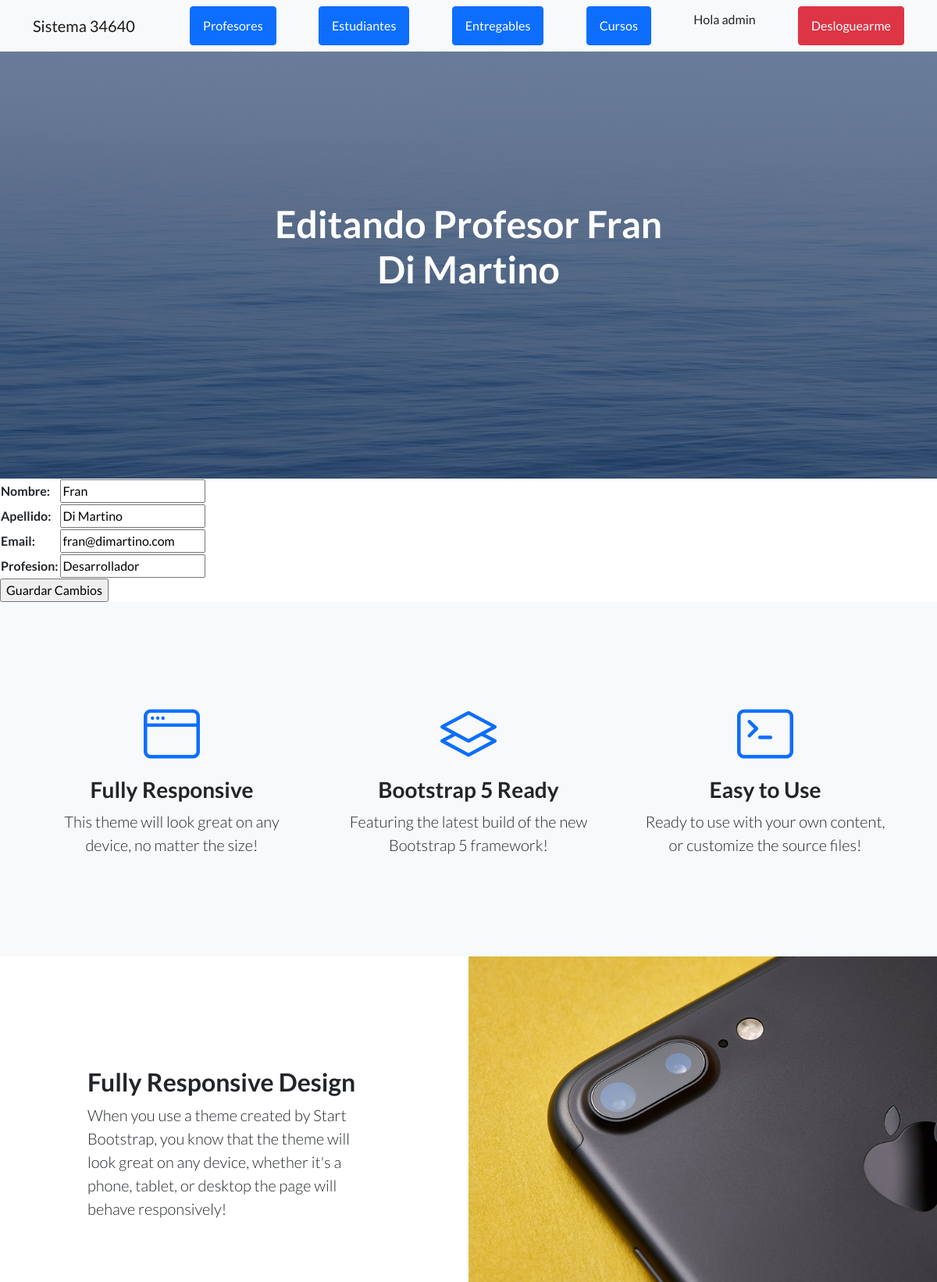
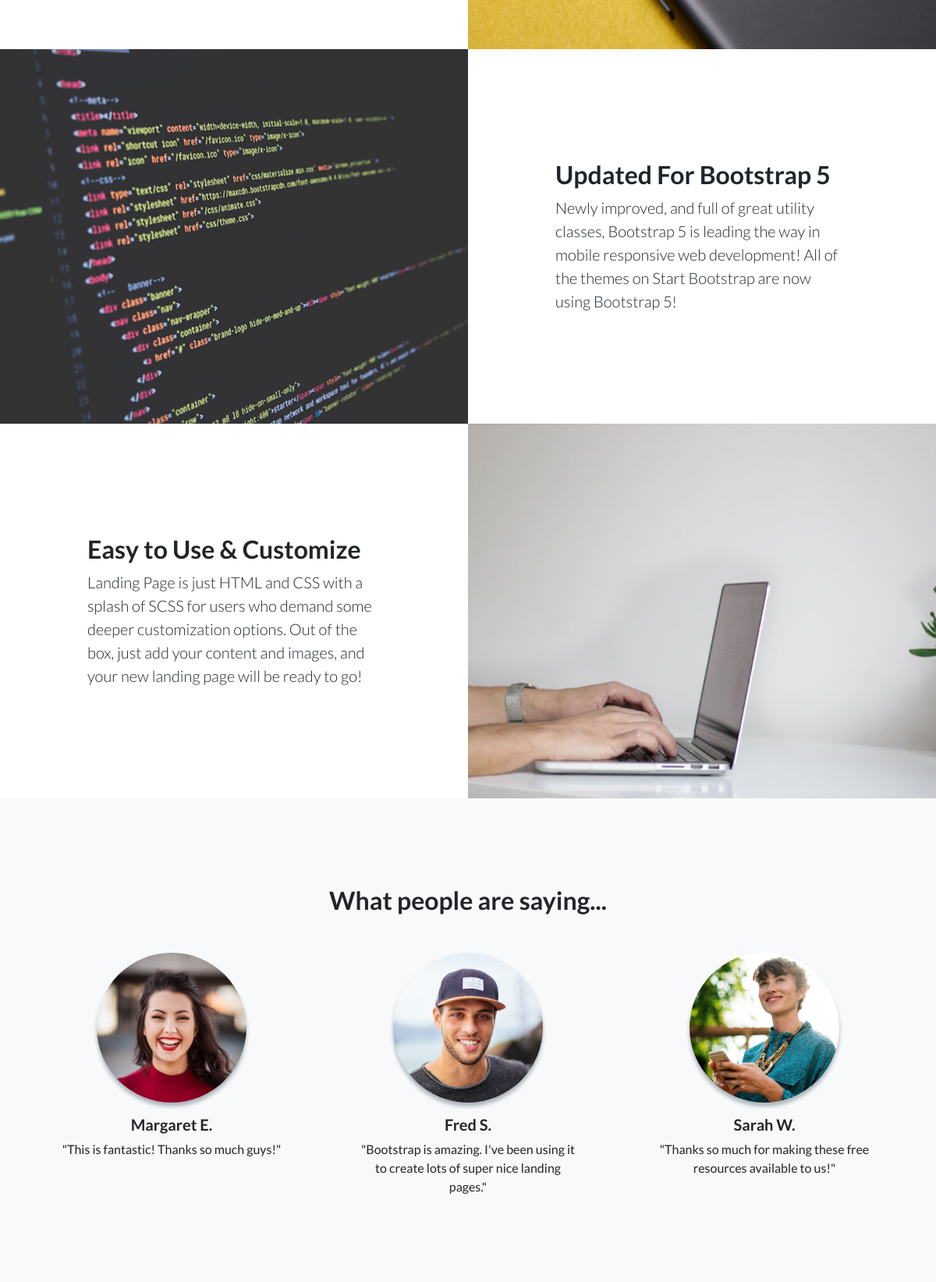
The app's page /AppCoder/editarProfesor/3 (signed in, upper part) with its own data (2 pictures, top to bottom).
### AppCoder/models.py (models this page shows)
class Profesor(models.Model):
    nombre= models.CharField(max_length=50)
    apellido= models.CharField(max_length=50)
    email= models.EmailField()
    profesion= models.CharField(max_length=50)
    def __str__(self):
        return self.nombre+" "+self.apellido

### AppCoder/views.py (the view)
# urls.py: path("editarProfesor/<id>", editarProfesor, name="editarProfesor"),
@login_required
def editarProfesor(request, id):
    profesor=Profesor.objects.get(id=id)
    if request.method=="POST":
        form=ProfeForm(request.POST)
        print(form)
        if form.is_valid():
            informacion=form.cleaned_data
            print(informacion)
            profesor.nombre=informacion["nombre"]
            profesor.apellido=informacion["apellido"]
            profesor.email=informacion["email"]
            profesor.profesion=informacion["profesion"]
            profesor.save()
            profesores=Profesor.objects.all()
            return render (request, "Appcoder/leerProfesores.html", {"mensaje": "PROFESOR EDITADO CORRECTAMENTE!!", "profesores":profesores})
    else:
        formulario= ProfeForm(initial={"nombre":profesor.nombre, "apellido":profesor.apellido, "email":profesor.email, "profesion":profesor.profesion})
    return render(request, "AppCoder/editarProfesor.html", {"form":formulario, "profesor":profesor})

### AppCoder/forms.py
class ProfeForm(forms.Form):
    nombre = forms.CharField(max_length=50)
    apellido = forms.CharField(max_length=50)
    email = forms.EmailField()
    profesion = forms.CharField(max_length=50)

### AppCoder/templates/AppCoder/editarProfesor.html
{% extends "AppCoder/padre.html" %}
{% load static %}
{% block titulo %}
<h1 class="mb-5">Editando Profesor {{ profesor }}</h1>
{% endblock %}
{% block contenido_que_cambia %}
<form action="{% url 'editarProfesor' profesor.id %}" method="POST"> {% csrf_token %}
    <table>
        {{ form.as_table }}
    </table>
    <input type="submit" value="Guardar Cambios">
    </form>
{% endblock %}

### AppCoder/templates/AppCoder/padre.html (shortened to what this page needs)
<!DOCTYPE html>
<html lang="en">
    <head>
        {% load static %}
        <link href="https://cdn.jsdelivr.net/npm/bootstrap-icons@1.5.0/font/bootstrap-icons.css" rel="stylesheet" type="text/css" />
        <link href="{% static 'AppCoder/css/styles.css' %}" rel="stylesheet" />
    </head>
    <body>
        <nav class="navbar navbar-light bg-light static-top">
            <div class="container">
                <a class="navbar-brand" href="{% url 'inicio' %}">Sistema 34640</a>
                <a class="btn btn-primary" href="{% url 'profesores' %}">Profesores</a>
                <a class="btn btn-primary" href="{% url 'estudiantes' %}">Estudiantes</a>
                <a class="btn btn-primary" href="{% url 'entregables' %}">Entregables</a>
                <a class="btn btn-primary" href="{% url 'cursos' %}">Cursos</a>
                {% if user.is_authenticated %}
                <p> Hola {{ user.username }}</p>
                <a class="btn btn-danger" href="{% url 'logout' %}">Desloguearme</a>
                {% else %}
                <a class="btn btn-primary" href="{% url 'login' %}">Login</a>
                {% endif %}
            </div>
        </nav>
        <header class="masthead">
            <div class="container position-relative">
                <div class="row justify-content-center">
                    <div class="col-xl-6">
                        <div class="text-center text-white">
                            {% block titulo %}
                            {% endblock %}
                        </div>
                    </div>
                </div>
            </div>
        </header>
        {% block contenido_que_cambia %}
        {% endblock %}
        <section class="features-icons bg-light text-center">
            <div class="container">
                <div class="row">
                    <div class="col-lg-4">
                        <div class="features-icons-item mx-auto mb-5 mb-lg-0 mb-lg-3">
                            <div class="features-icons-icon d-flex"><i class="bi-window m-auto text-primary"></i></div>
                            <h3>Fully Responsive</h3>
                            <p class="lead mb-0">This theme will look great on any device, no matter the size!</p>
                        </div>
                    </div>
                    <div class="col-lg-4">
                        <div class="features-icons-item mx-auto mb-5 mb-lg-0 mb-lg-3">
                            <div class="features-icons-icon d-flex"><i class="bi-layers m-auto text-primary"></i></div>
                            <h3>Bootstrap 5 Ready</h3>
                            <p class="lead mb-0">Featuring the latest build of the new Bootstrap 5 framework!</p>
                        </div>
                    </div>
                    <div class="col-lg-4">
                        <div class="features-icons-item mx-auto mb-0 mb-lg-3">
                            <div class="features-icons-icon d-flex"><i class="bi-terminal m-auto text-primary"></i></div>
                            <h3>Easy to Use</h3>
                            <p class="lead mb-0">Ready to use with your own content, or customize the source files!</p>
                        </div>
                    </div>
                </div>
            </div>
        </section>
        <section class="showcase">
            <div class="container-fluid p-0">
                <div class="row g-0">
                    <div class="col-lg-6 order-lg-2 text-white showcase-img" style="background-image: url('assets/img/bg-showcase-1.jpg')"></div>
                    <div class="col-lg-6 order-lg-1 my-auto showcase-text">
                        <h2>Fully Responsive Design</h2>
                        <p class="lead mb-0">When you use a theme created by Start Bootstrap, you know that the theme will look great on any device, whether it's a phone, tablet, or desktop the page will behave responsively!</p>
                    </div>
                </div>
                <div class="row g-0">
                    <div class="col-lg-6 text-white showcase-img" style="background-image: url('assets/img/bg-showcase-2.jpg')"></div>
                    <div class="col-lg-6 my-auto showcase-text">
                        <h2>Updated For Bootstrap 5</h2>
                        <p class="lead mb-0">Newly improved, and full of great utility classes, Bootstrap 5 is leading the way in mobile responsive web development! All of the themes on Start Bootstrap are now using Bootstrap 5!</p>
                    </div>
                </div>
                <div class="row g-0">
                    <div class="col-lg-6 order-lg-2 text-white showcase-img" style="background-image: url('assets/img/bg-showcase-3.jpg')"></div>
                    <div class="col-lg-6 order-lg-1 my-auto showcase-text">
                        <h2>Easy to Use & Customize</h2>
                        <p class="lead mb-0">Landing Page is just HTML and CSS with a splash of SCSS for users who demand some deeper customization options. Out of the box, just add your content and images, and your new landing page will be ready to go!</p>
                    </div>
                </div>
            </div>
        </section>
        <section class="testimonials text-center bg-light">
            <div class="container">
                <h2 class="mb-5">What people are saying...</h2>
                <div class="row">
                    <div class="col-lg-4">
                        <div class="testimonial-item mx-auto mb-5 mb-lg-0">
                            <img class="img-fluid rounded-circle mb-3" src="assets/img/testimonials-1.jpg" alt="..." />
                            <h5>Margaret E.</h5>
                            <p class="font-weight-light mb-0">"This is fantastic! Thanks so much guys!"</p>
                        </div>
                    </div>
                    <div class="col-lg-4">
                        <div class="testimonial-item mx-auto mb-5 mb-lg-0">
                            <img class="img-fluid rounded-circle mb-3" src="assets/img/testimonials-2.jpg" alt="..." />
                            <h5>Fred S.</h5>
                            <p class="font-weight-light mb-0">"Bootstrap is amazing. I've been using it to create lots of super nice landing pages."</p>
                        </div>
                    </div>
                    <div class="col-lg-4">
                        <div class="testimonial-item mx-auto mb-5 mb-lg-0">
                            <img class="img-fluid rounded-circle mb-3" src="assets/img/testimonials-3.jpg" alt="..." />
                            <h5>Sarah W.</h5>
                            <p class="font-weight-light mb-0">"Thanks so much for making these free resources available to us!"</p>
                        </div>
                    </div>
                </div>
            </div>
        </section>
    </body>
</html>

### records on screen
Profesor: nombre+apellido "Fran Di Martino", nombre "Fran", apellido "Di Martino", email "fran@dimartino.com", profesion "Desarrollador"

### other values on screen
{{ user.username }} "admin"
